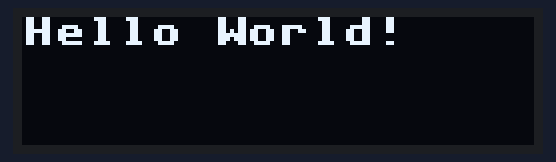
This program was run on a simulated Raspberry Pi Pico running MicroPython. Shown: 128×32 one-colour display. Library files of the repository ran but are not shown: ssd1306.py. At 1.0 s the program stops and its outputs stay as they are.

Above: at 1.1 s.

The program:

OLED01.py
```python
# Write your code here :-)
# Imports
from machine import Pin, I2C
from ssd1306 import SSD1306_I2C
import time

# Set up I2C and the pins we're using for it
i2c=I2C(0,sda=Pin(0), scl=Pin(1), freq=400000)

# Short delay to stop I2C falling over
time.sleep(1)

# Define the display and size (128x32)
display = SSD1306_I2C(128, 32, i2c)

# Clear the display first
display.fill(0)

# Write a line of text to the display
display.text("Hello World!",0,0)

# Update the display
display.show()
```
